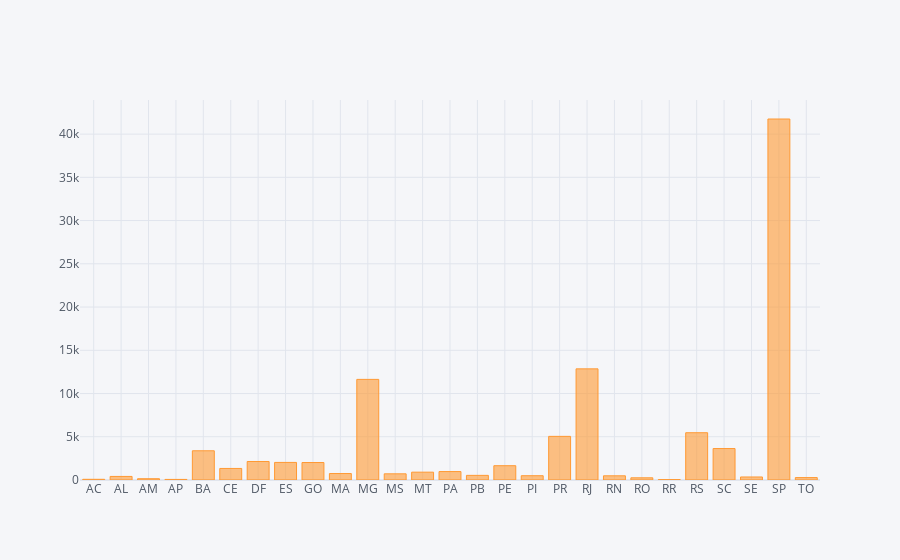

Notebook cell for this chart:
### Code cell
customers_state.iplot(kind='bar')

### Figure 1 — Plotly figure (JSON) as saved in the notebook; plotly's stock layout.template omitted (floating-point values rounded to 4 significant figures)
{"data": [{"marker": {"color": "rgba(255, 153, 51, 0.6)", "line": {"color": "rgba(255, 153, 51, 1.0)", "width": 1}}, "name": "customer_city", "orientation": "v", "text": "", "type": "bar", "x": ["AC", "AL", "AM", "AP", "BA", "CE", "DF", "ES", "GO", "MA", "MG", "MS", "MT", "PA", "PB", "PE", "PI", "PR", "RJ", "RN", "RO", "RR", "RS", "SC", "SE", "SP", "TO"], "y": [81, 413, 148, 68, 3380, 1336, 2140, 2033, 2020, 747, 11635, 715, 907, 975, 536, 1652, 495, 5045, 12852, 485, 253, 46, 5466, 3637, 350, 41746, 280]}], "layout": {"autosize": true, "legend": {"bgcolor": "#F5F6F9", "font": {"color": "#4D5663"}}, "paper_bgcolor": "#F5F6F9", "plot_bgcolor": "#F5F6F9", "title": {"font": {"color": "#4D5663"}}, "xaxis": {"autorange": true, "gridcolor": "#E1E5ED", "range": [-0.5, 26.5], "showgrid": true, "tickfont": {"color": "#4D5663"}, "title": {"font": {"color": "#4D5663"}, "text": ""}, "type": "category", "zerolinecolor": "#E1E5ED"}, "yaxis": {"autorange": true, "gridcolor": "#E1E5ED", "range": [0, 43940.0], "showgrid": true, "tickfont": {"color": "#4D5663"}, "title": {"font": {"color": "#4D5663"}, "text": ""}, "type": "linear", "zerolinecolor": "#E1E5ED"}}}
